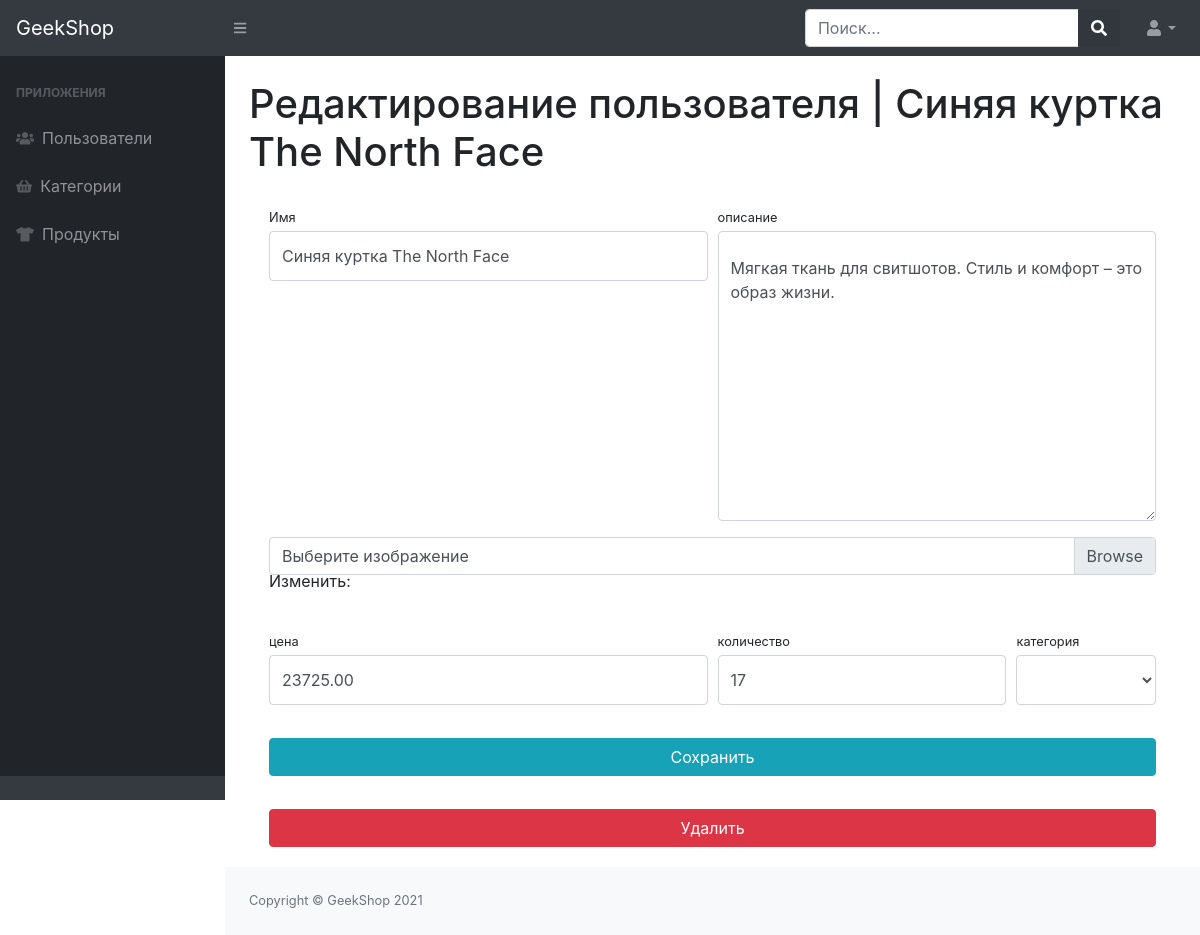
Before: /adminapp/product_update/2/ (signed in) with the older database file.
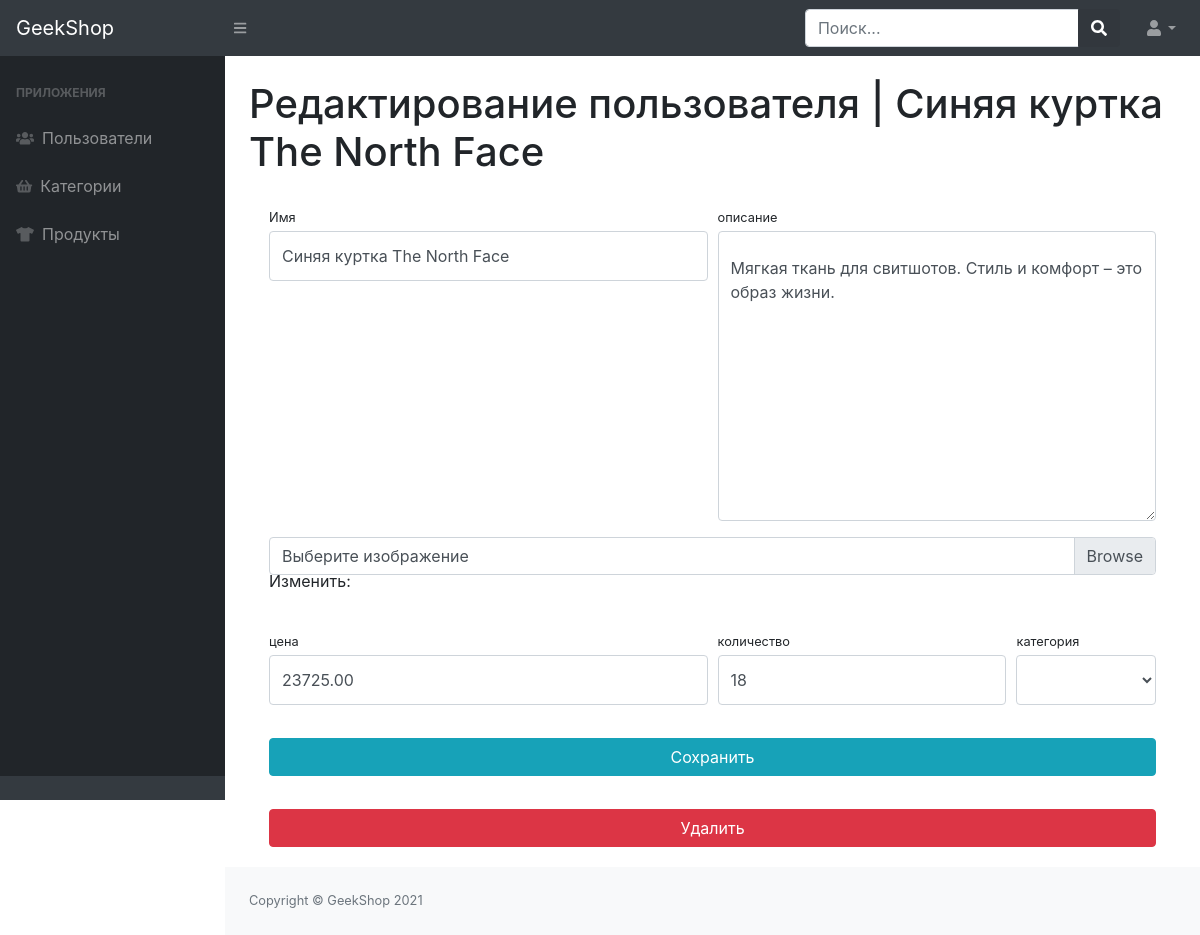
After: the same page with the newer database file.
### mainapp/models.py (models this page shows, shortened)
class Product(models.Model):
    name = models.CharField(max_length=200)
    image = models.ImageField(upload_to="product_images", blank=True)
    description = models.TextField(blank=True, null=True)
    price = models.DecimalField(max_digits=8, decimal_places=2)
    quantity = models.PositiveIntegerField(default=0)
    category = models.ForeignKey(ProductCategories, on_delete=models.CASCADE)

### adminapp/views.py (the view)
# urls.py: path("product_update/<int:id>/", admin_product_update, name="admin_product_update"),
@user_passes_test(lambda u: u.is_superuser)
def admin_product_update(request, id):
    product = Product.objects.get(id=id)
    if request.method == "POST":
        form = ProductAdminProfileForm(data=request.POST, instance=product, files=request.FILES)
        if form.is_valid():
            form.save()
            return HttpResponseRedirect(reverse("adminapp:admin_products"))
    else:
        form = ProductAdminProfileForm(instance=product)
    context = {
        "title": "Админка | изменить продукт",
        "form": form,
        "product": product
    }
    return render(request, "adminapp/admin-product-update-delete.html", context)

### adminapp/forms.py
class ProductAdminProfileForm(UserChangeForm):
    class Meta:
        model = Product
        fields = ("name", "image", "description", "price", "quantity", "category")
    def __init__(self, *args, **kwargs):
        super(ProductAdminProfileForm, self).__init__(*args, **kwargs)
        for field_name, field in self.fields.items():
            field.widget.attrs["class"] = "form-control py-4"
        self.fields["image"].widget.attrs["class"] = "custom-file-input"

### mainapp/context_processors.py (called while the page is built)
def basket(request):
    basket_list = []
    if request.user.is_authenticated:
        basket_list = Basket.objects.filter(user=request.user)
    return {"baskets": basket_list}

### mainapp/models.py (called while the page is built)
    def __str__(self):
        return self.name

### adminapp/templates/adminapp/admin-product-update-delete.html (shortened to what this page needs)
{% extends "adminapp/base.html" %}
{% block content %}
  <div class="container-fluid">
    <h1 class="mt-4">Редактирование пользователя | {{ product.name }}</h1>
    <div class="card-body">
      <form action="{% url 'adminapp:admin_product_update' product.id %}" method="post" enctype="multipart/form-data">
        <div class="form-row">
          <div class="col-lg-6">
            <div class="form-group">
              <label class="small mb-1" for="{{ form.name.id_for_label }}">Имя</label>
              {{ form.name }}
            </div>
          </div>
          <div class="col-lg-6">
            <div class="form-group">
              <label class="small mb-1" for="{{ form.description.id_for_label }}">описание</label>
              {{ form.description }}
            </div>
          </div>
        </div>
        <div class="form-row mb-2">
          <div class="col-lg-12">
            <div class="custom-file">
              {{ form.image }}
              <label class="custom-file-label" for="{{ form.image.id_for_label }}">Выберите изображение</label>
            </div>
          </div>
        </div>
        <div class="form-row">
          <div class="col-lg-6">
            <label class="small mb-1" for="{{ form.price.id_for_label }}">цена</label>
            {{ form.price }}
          </div>
          <div class="col-lg-4">
            <label class="small mb-1" for="{{ form.quantity.id_for_label }}">количество</label>
            {{ form.quantity }}
          </div>
          <div class="col-lg-2">
            <label class="small mb-1" for="{{ form.category.id_for_label }}">категория</label>
            {{ form.category }}
          </div>
        </div>
        <div class="form-row">
          <div class="col-lg-12" style="margin-top: 33px;">
            <input class="btn btn-info btn-block" type="submit" value="Сохранить">
          </div>
        </div>
      </form>
      <form action="{% url 'adminapp:admin_product_delete' product.id %}" method="post">
        <div class="row">
          <div class="col-lg-12" style="margin-top: 33px;">
            <input class="btn btn-danger btn-block" type="submit" value="Удалить">
          </div>
        </div>
      </form>
    </div>
  </div>
{% endblock %}

Changed rows visible on the page:
changed Product "Синяя куртка The North Face": quantity "17" → "18"
